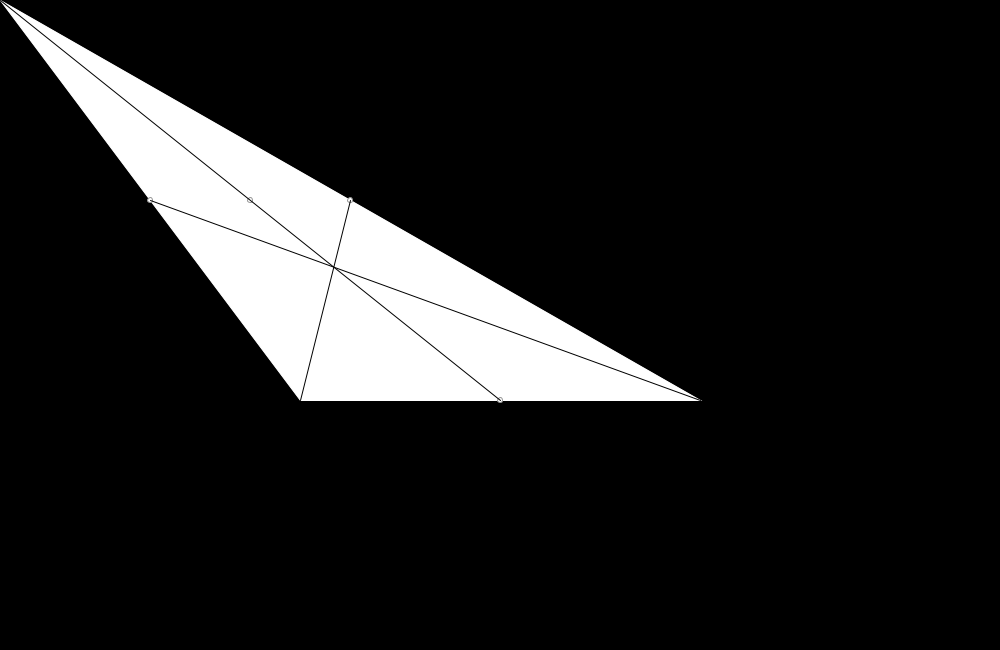
Frame 1 (no input)
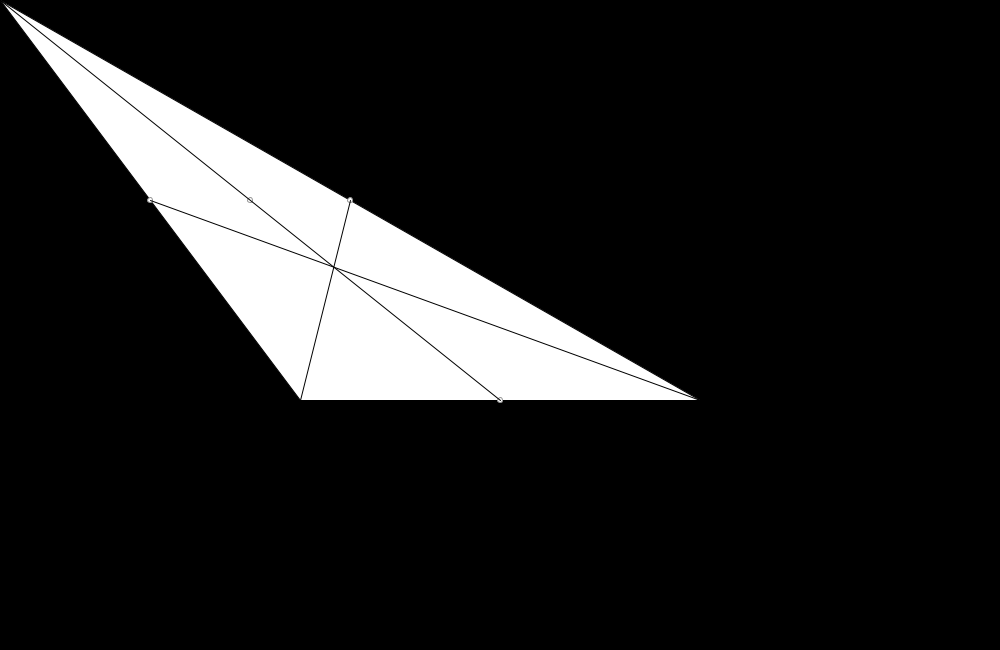
Frame 60 (the mouse pressed at the canvas centre just before this capture)
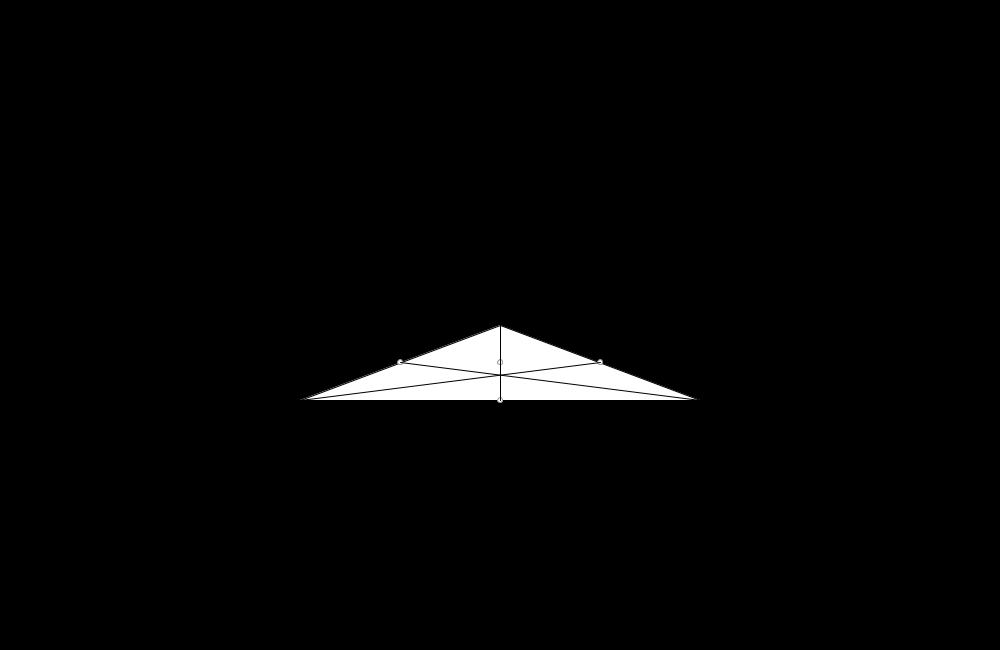
Frame 120 (the mouse held since frame 60 and released just before this capture)

The Processing sketch that drew these frames (run headless with seeded random() and noise(); from frame 60 on, the mouse is pressed at the canvas centre):

// Processing sketch: Triangle_midpoint_gravity_thing
// ── Triangle_midpoint_gravity_thing.pde
void setup(){
 size(1000,650);
background (0);
stroke(255);
}

void draw(){
  background(0);
   triangle(700,400,300,400,mouseX,mouseY);
   stroke(150);
   ellipse((mouseX+700)/2,(mouseY+400)/2,5,5);
   ellipse((mouseX+300)/2,(mouseY+400)/2,5,5);
   ellipse(500,400,5,5);
   ellipse((mouseX+500)/2,(mouseY+400)/2,5,5);
   stroke(0);
   line((mouseX+700)/2,(mouseY+400)/2,300,400);
   line((mouseX+300)/2,(mouseY+400)/2,700,400);
   line(500,400,mouseX,(mouseY)); // this is the line that I am to calculate the slope of 
}
